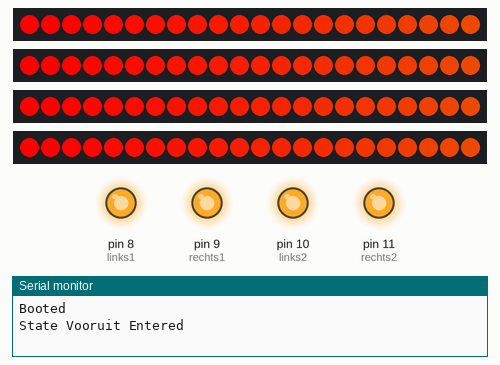
The sketch below on a simulated Arduino Uno, built with avr-gcc and run on an emulated ATmega328P. Parts: 4 × 22 RGB LEDs in strip order, left to right, output pins drawn as LEDs (lit = HIGH), the last lines printed to the serial monitor. Random numbers use the default seed unless the sketch sets one.

Above: at 1.5 s.
At 64.7 s:
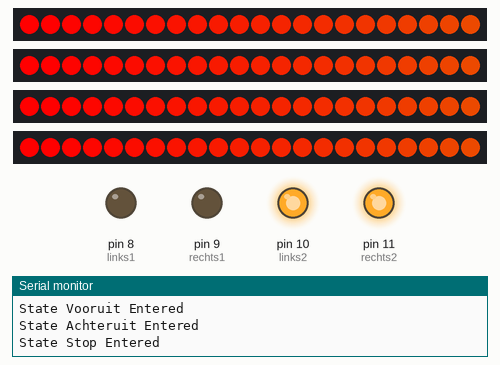
At 125.1 s:
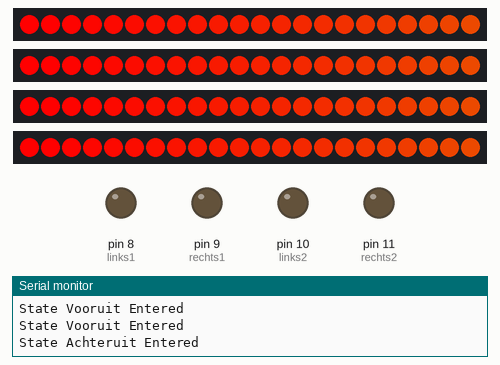
Timing chart, 0 to 128.0 s (numbered marks = the images above):
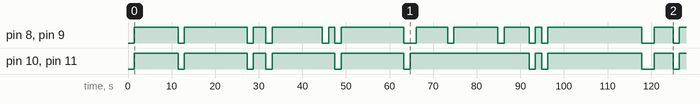

The sketch:

stefLedPiloot.ino
```cpp
#include <Adafruit_NeoPixel.h>

#define PLYR1 2
#define PLYR2 3
#define PLYR3 4
#define PLYR4 5

// Parameter 1 = number of pixels in strip
// Parameter 2 = Arduino pin number (most are valid)
// Parameter 3 = pixel type flags, add together as needed:
//   NEO_KHZ800  800 KHz bitstream (most NeoPixel products w/WS2812 LEDs)
//   NEO_KHZ400  400 KHz (classic 'v1' (not v2) FLORA pixels, WS2811 drivers)
//   NEO_GRB     Pixels are wired for GRB bitstream (most NeoPixel products)
//   NEO_RGB     Pixels are wired for RGB bitstream (v1 FLORA pixels, not v2)
//   NEO_RGBW    Pixels are wired for RGBW bitstream (NeoPixel RGBW products)

Adafruit_NeoPixel strip1 = Adafruit_NeoPixel(22, PLYR1, NEO_GRB + NEO_KHZ800);
Adafruit_NeoPixel strip2 = Adafruit_NeoPixel(22, PLYR2, NEO_GRB + NEO_KHZ800);
Adafruit_NeoPixel strip3 = Adafruit_NeoPixel(22, PLYR3, NEO_GRB + NEO_KHZ800);
Adafruit_NeoPixel strip4 = Adafruit_NeoPixel(22, PLYR4, NEO_GRB + NEO_KHZ800);

const int links1 = 8;
const int rechts1 = 9;
const int links2 = 10;
const int rechts2 = 11;

unsigned long motorTimer = 0;
int ledWaiter = 250;
bool booted = false;
void setup()
{
  strip1.begin();
  strip1.show(); // Initialize all pixels to 'off'
  strip2.begin();
  strip2.show(); // Initialize all pixels to 'off'
  strip3.begin();
  strip3.show(); // Initialize all pixels to 'off'
  strip4.begin();
  strip4.show(); // Initialize all pixels to 'off'

  pinMode(links1, OUTPUT);
  pinMode(rechts1, OUTPUT);
  pinMode(links2, OUTPUT);
  pinMode(rechts2, OUTPUT);

  randomSeed(analogRead(0));

  Serial.begin(9600);
  Serial.println("Booted");
}

void loop()
{
    if (!booted)
      //powerOnSelfTest();

rainbow(0);
    if(millis() > (motorTimer + 500)) {
      motorTimer = millis();
      if (millis() < 10000)
      {
        doVooruit();
      }
      else
      {
        randomPart();
      }
  }
}

void randomPart() {
  switch (random(1,51)) {
    case 10:
      doStop();
    break;
    case 20:
      doStop();
    break;
    case 30:
      doAchteruit();
    break;
    case 40:
      doAchteruit();
    break;
    case 50:
      doAchteruit();
    break;
    default:
      doVooruit();
  }
}

void powerOnSelfTest()
{
  colorWipePlyr1(strip1.Color(0, 0, 0), 50); // Red
  colorWipePlyr2(strip2.Color(0, 0, 0), 50); // Red
  colorWipePlyr3(strip3.Color(0, 0, 0), 50); // Red
  colorWipePlyr4(strip4.Color(0, 0, 0), 50); // Red
  colorWipePlyr1(strip1.Color(255, 0, 0), 100); // Red
  colorWipePlyr2(strip2.Color(255, 0, 0), 100); // Red
  colorWipePlyr3(strip3.Color(255, 0, 0), 100); // Red
  colorWipePlyr4(strip4.Color(255, 0, 0), 100); // Red
  colorWipePlyr1(strip1.Color(0, 255, 0), 25); // green
  colorWipePlyr2(strip2.Color(0, 255, 0), 25); // green
  colorWipePlyr3(strip3.Color(0, 255, 0), 25); // green
  colorWipePlyr4(strip4.Color(0, 255, 0), 25); // green
  colorWipePlyr1(strip1.Color(0, 0, 255), 10); // blue
  colorWipePlyr2(strip2.Color(0, 0, 255), 10); // blue
  colorWipePlyr3(strip3.Color(0, 0, 255), 10); // blue
  colorWipePlyr4(strip4.Color(0, 0, 255), 10); // blue
  colorWipePlyr1(strip1.Color(0, 0, 0), 0); // Red
  colorWipePlyr2(strip2.Color(0, 0, 0), 0); // Red
  colorWipePlyr3(strip3.Color(0, 0, 0), 0); // Red
  colorWipePlyr4(strip4.Color(0, 0, 0), 0); // Red

  colorWipePlyr1(strip1.Color(255, 0, 0), 0); // Red
  delay(ledWaiter);
  colorWipePlyr1(strip1.Color(0, 0, 0), 0); // Red
  colorWipePlyr2(strip2.Color(255, 0, 0), 0); // Red
  delay(ledWaiter);
  colorWipePlyr2(strip2.Color(0, 0, 0), 0); // Red
  colorWipePlyr3(strip3.Color(255, 0, 0), 0); // Red
  delay(ledWaiter);
  colorWipePlyr3(strip3.Color(0, 0, 0), 0); // Red
  colorWipePlyr4(strip4.Color(255, 0, 0), 0); // Red
  delay(ledWaiter);
  colorWipePlyr4(strip4.Color(0, 0, 0), 0); // Red
  colorWipePlyr1(strip1.Color(0, 0, 0), 0); // Red

  colorWipePlyr1(strip1.Color(255, 0, 0), 0); // Red
  colorWipePlyr2(strip2.Color(255, 0, 0), 0); // Red
  colorWipePlyr3(strip3.Color(255, 0, 0), 0); // Red
  colorWipePlyr4(strip4.Color(255, 0, 0), 0); // Red
  delay(ledWaiter);
  colorWipePlyr1(strip1.Color(0, 0, 0), 0); // Red
  colorWipePlyr2(strip2.Color(0, 0, 0), 0); // Red
  colorWipePlyr3(strip3.Color(0, 0, 0), 0); // Red
  colorWipePlyr4(strip4.Color(0, 0, 0), 0); // Red
  delay(ledWaiter);
  colorWipePlyr1(strip1.Color(0, 255, 0), 0); // green
  colorWipePlyr2(strip2.Color(0, 255, 0), 0); // green
  colorWipePlyr3(strip3.Color(0, 255, 0), 0); // green
  colorWipePlyr4(strip4.Color(0, 255, 0), 0); // green
  delay(ledWaiter);
  colorWipePlyr1(strip1.Color(0, 0, 0), 0); // Red
  colorWipePlyr2(strip2.Color(0, 0, 0), 0); // Red
  colorWipePlyr3(strip3.Color(0, 0, 0), 0); // Red
  colorWipePlyr4(strip4.Color(0, 0, 0), 0); // Red
  delay(ledWaiter);
  colorWipePlyr1(strip1.Color(0, 0, 255), 0); // blue
  colorWipePlyr2(strip2.Color(0, 0, 255), 0); // blue
  colorWipePlyr3(strip3.Color(0, 0, 255), 0); // blue
  colorWipePlyr4(strip4.Color(0, 0, 255), 0); // blue
  delay(ledWaiter);
  colorWipePlyr1(strip1.Color(0, 0, 0), 0); // Red
  colorWipePlyr2(strip2.Color(0, 0, 0), 0); // Red
  colorWipePlyr3(strip3.Color(0, 0, 0), 0); // Red
  colorWipePlyr4(strip4.Color(0, 0, 0), 0); // Red
  booted = true;
}
void doStop() {
  Serial.println("State Stop Entered");
  digitalWrite(links1, LOW);
  digitalWrite(rechts1, LOW);
  digitalWrite(links2, HIGH);
  digitalWrite(rechts2, HIGH);
}

void doAchteruit(){
  Serial.println("State Achteruit Entered");
  digitalWrite(links1, LOW);
  digitalWrite(rechts1, LOW);
  digitalWrite(links2, LOW);
  digitalWrite(rechts2, LOW);
}

void doVooruit(){
  Serial.println("State Vooruit Entered");
  digitalWrite(links1, HIGH);
  digitalWrite(rechts1, HIGH);
  digitalWrite(links2, HIGH);
  digitalWrite(rechts2, HIGH);
}

void colorWipePlyr1(uint32_t c, uint8_t wait) {
  for(uint16_t i=0; i<strip1.numPixels(); i++) {
    strip1.setPixelColor(i, c);
    strip1.show();
    delay(wait);
  }
}
void colorWipePlyr2(uint32_t c, uint8_t wait) {
  for(uint16_t i=0; i<strip2.numPixels(); i++) {
    strip2.setPixelColor(i, c);
    strip2.show();
    delay(wait);
  }
}
void colorWipePlyr3(uint32_t c, uint8_t wait) {
  for(uint16_t i=0; i<strip3.numPixels(); i++) {
    strip3.setPixelColor(i, c);
    strip3.show();
    delay(wait);
  }
}

void colorWipePlyr4(uint32_t c, uint8_t wait) {
  for(uint16_t i=0; i<strip4.numPixels(); i++) {
    strip4.setPixelColor(i, c);
    strip4.show();
    delay(wait);
  }
}
uint32_t Wheel(byte WheelPos) {
  WheelPos = 255 - WheelPos;
  if(WheelPos < 85) {
    return strip1.Color(255 - WheelPos * 3, 0, WheelPos * 3);
    return strip2.Color(255 - WheelPos * 3, 0, WheelPos * 3);
    return strip3.Color(255 - WheelPos * 3, 0, WheelPos * 3);
    return strip4.Color(255 - WheelPos * 3, 0, WheelPos * 3);
  }
  if(WheelPos < 170) {
    WheelPos -= 85;
    return strip1.Color(0, WheelPos * 3, 255 - WheelPos * 3);
    return strip2.Color(0, WheelPos * 3, 255 - WheelPos * 3);
    return strip3.Color(0, WheelPos * 3, 255 - WheelPos * 3);
    return strip4.Color(0, WheelPos * 3, 255 - WheelPos * 3);
  }
  WheelPos -= 170;
  return strip1.Color(WheelPos * 3, 255 - WheelPos * 3, 0);
  return strip2.Color(WheelPos * 3, 255 - WheelPos * 3, 0);
  return strip3.Color(WheelPos * 3, 255 - WheelPos * 3, 0);
  return strip4.Color(WheelPos * 3, 255 - WheelPos * 3, 0);
}
void rainbow(uint8_t wait) {
  uint16_t i, j;

  for(j=0; j<256; j++) {
    for(i=0; i<22; i++) {
      strip1.setPixelColor(i, Wheel((i+j) & 255));
      strip2.setPixelColor(i, Wheel((i+j) & 255));
      strip3.setPixelColor(i, Wheel((i+j) & 255));
      strip4.setPixelColor(i, Wheel((i+j) & 255));
    }
    strip1.show();
    strip2.show();
    strip3.show();
    strip4.show();
    delay(wait);
  }
}
```

Measured:
- by itself, pin 8 (links1), pin 9 (rechts1): LOW → HIGH at 1.4 s, → LOW 10.1 s later, → HIGH 1.4 s later, → LOW 14.4 s later, … (25 changes in this stretch)
- by itself, pin 10 (links2), pin 11 (rechts2): LOW → HIGH at 1.4 s, → LOW 10.1 s later, → HIGH 1.4 s later, → LOW 14.4 s later, … (19 changes in this stretch)
